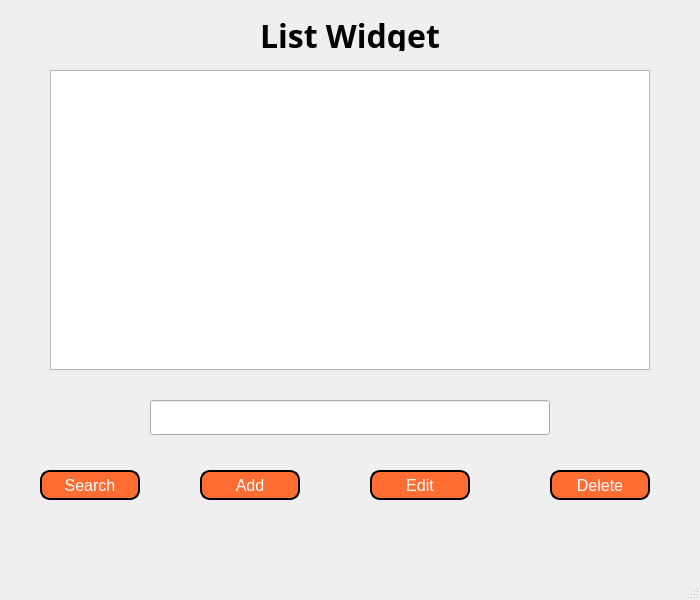
<?xml version="1.0" encoding="UTF-8"?>
<ui version="4.0">
 <class>MainWindow</class>
 <widget class="QMainWindow" name="MainWindow">
  <property name="geometry">
   <rect>
    <x>0</x>
    <y>0</y>
    <width>700</width>
    <height>600</height>
   </rect>
  </property>
  <property name="windowTitle">
   <string>MainWindow</string>
  </property>
  <widget class="QWidget" name="centralwidget">
   <widget class="QListWidget" name="listWidget">
    <property name="geometry">
     <rect>
      <x>50</x>
      <y>70</y>
      <width>600</width>
      <height>300</height>
     </rect>
    </property>
    <property name="font">
     <font>
      <family>Nunito Sans</family>
      <pointsize>10</pointsize>
     </font>
    </property>
   </widget>
   <widget class="QLabel" name="label">
    <property name="geometry">
     <rect>
      <x>200</x>
      <y>20</y>
      <width>300</width>
      <height>31</height>
     </rect>
    </property>
    <property name="font">
     <font>
      <family>Nunito Sans Normal ExtraBold</family>
      <pointsize>24</pointsize>
      <weight>75</weight>
      <bold>true</bold>
     </font>
    </property>
    <property name="text">
     <string>List Widget</string>
    </property>
    <property name="alignment">
     <set>Qt::AlignCenter</set>
    </property>
   </widget>
   <widget class="QLineEdit" name="lineEdit">
    <property name="geometry">
     <rect>
      <x>150</x>
      <y>400</y>
      <width>400</width>
      <height>35</height>
     </rect>
    </property>
    <property name="font">
     <font>
      <family>Nunito Sans Normal</family>
      <pointsize>10</pointsize>
     </font>
    </property>
   </widget>
   <widget class="QPushButton" name="btn_search">
    <property name="geometry">
     <rect>
      <x>40</x>
      <y>470</y>
      <width>100</width>
      <height>30</height>
     </rect>
    </property>
    <property name="font">
     <font>
      <pointsize>12</pointsize>
     </font>
    </property>
    <property name="styleSheet">
     <string notr="true">QPushButton{
	background-color: rgb(255, 109, 51);
	border: 2px solid black;
	border-radius: 10px;
	color: white;
}

QPushButton:hover{
	background-color: rgb(203, 93, 2);
	border: 2px solid black;
	border-radius: 10px;
	color: white;
}</string>
    </property>
    <property name="text">
     <string>Search</string>
    </property>
   </widget>
   <widget class="QPushButton" name="btn_edit">
    <property name="geometry">
     <rect>
      <x>370</x>
      <y>470</y>
      <width>100</width>
      <height>30</height>
     </rect>
    </property>
    <property name="font">
     <font>
      <pointsize>12</pointsize>
     </font>
    </property>
    <property name="styleSheet">
     <string notr="true">QPushButton{
	background-color: rgb(255, 109, 51);
	border: 2px solid black;
	border-radius: 10px;
	color: white;
}

QPushButton:hover{
	background-color: rgb(203, 93, 2);
	border: 2px solid black;
	border-radius: 10px;
	color: white;
}</string>
    </property>
    <property name="text">
     <string>Edit</string>
    </property>
   </widget>
   <widget class="QPushButton" name="btn_add">
    <property name="geometry">
     <rect>
      <x>200</x>
      <y>470</y>
      <width>100</width>
      <height>30</height>
     </rect>
    </property>
    <property name="font">
     <font>
      <pointsize>12</pointsize>
     </font>
    </property>
    <property name="styleSheet">
     <string notr="true">QPushButton{
	background-color: rgb(255, 109, 51);
	border: 2px solid black;
	border-radius: 10px;
	color: white;
}

QPushButton:hover{
	background-color: rgb(203, 93, 2);
	border: 2px solid black;
	border-radius: 10px;
	color: white;
}</string>
    </property>
    <property name="text">
     <string>Add</string>
    </property>
   </widget>
   <widget class="QPushButton" name="btn_delete">
    <property name="geometry">
     <rect>
      <x>550</x>
      <y>470</y>
      <width>100</width>
      <height>30</height>
     </rect>
    </property>
    <property name="font">
     <font>
      <pointsize>12</pointsize>
     </font>
    </property>
    <property name="styleSheet">
     <string notr="true">QPushButton{
	background-color: rgb(255, 109, 51);
	border: 2px solid black;
	border-radius: 10px;
	color: white;
}

QPushButton:hover{
	background-color: rgb(203, 93, 2);
	border: 2px solid black;
	border-radius: 10px;
	color: white;
}</string>
    </property>
    <property name="text">
     <string>Delete</string>
    </property>
   </widget>
  </widget>
  <widget class="QMenuBar" name="menubar">
   <property name="geometry">
    <rect>
     <x>0</x>
     <y>0</y>
     <width>700</width>
     <height>22</height>
    </rect>
   </property>
  </widget>
  <widget class="QStatusBar" name="statusbar"/>
 </widget>
 <resources/>
 <connections/>
</ui>
